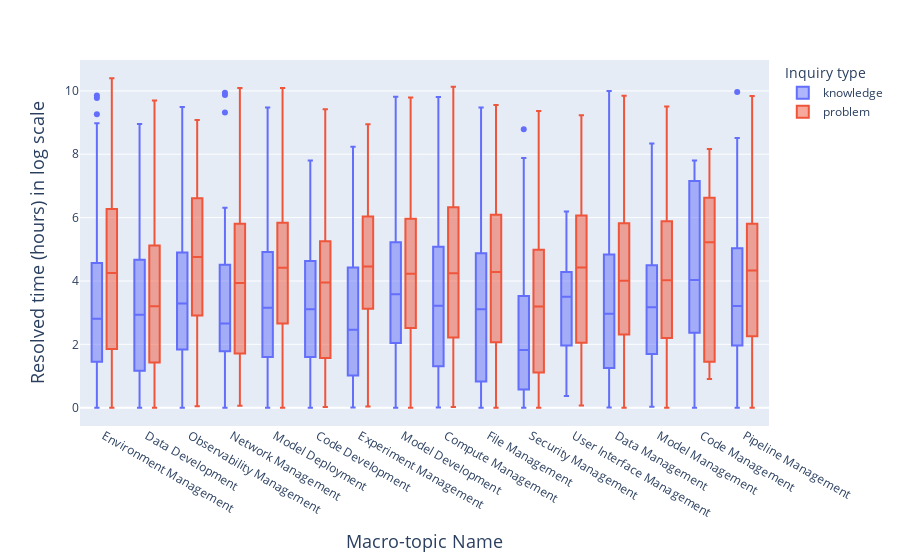

The cell this chart's notebook holds for it:
### Code cell
df = pd.read_json(os.path.join(path_rq12, 'macro-topics.json'))

df['Challenge_resolved_time'] = df['Challenge_resolved_time'].apply(lambda x: np.log(x+1))
df['Challenge_topic_macro'] = df['Challenge_topic_macro'].apply(lambda x: macro_topic_indexing[x])
    
fig = px.box(df, x="Challenge_topic_macro", y="Challenge_resolved_time", color="Challenge_type")
fig.update_layout(
    xaxis_title="Macro-topic Name",
    yaxis_title="Resolved time (hours) in log scale",   
    legend_title='Inquiry type',
    xaxis=dict(title_font=dict(size=18)), 
    yaxis=dict(title_font=dict(size=18)),
)
fig.show()
fig.write_image(os.path.join(path_rq12, 'Macro-topic resolved time boxplot.pdf'))

### Figure 1 — Plotly figure (JSON) as saved in the notebook; plotly's stock layout.template omitted (floating-point values rounded to 4 significant figures; data arrays with more than 128 entries replaced by an {"elided": "..."} marker saying what was removed)
{"data": [{"alignmentgroup": "True", "hovertemplate": "Challenge_type=knowledge<br>Challenge_topic_macro=%{x}<br>Challenge_resolved_time=%{y}<extra></extra>", "legendgroup": "knowledge", "marker": {"color": "#636efa"}, "name": "knowledge", "notched": false, "offsetgroup": "knowledge", "orientation": "v", "showlegend": true, "type": "box", "x": {"elided": "5591 str values"}, "x0": " ", "xaxis": "x", "y": {"elided": "5591 float values"}, "y0": " ", "yaxis": "y"}, {"alignmentgroup": "True", "hovertemplate": "Challenge_type=problem<br>Challenge_topic_macro=%{x}<br>Challenge_resolved_time=%{y}<extra></extra>", "legendgroup": "problem", "marker": {"color": "#EF553B"}, "name": "problem", "notched": false, "offsetgroup": "problem", "orientation": "v", "showlegend": true, "type": "box", "x": {"elided": "8145 str values"}, "x0": " ", "xaxis": "x", "y": {"elided": "8145 float values"}, "y0": " ", "yaxis": "y"}], "layout": {"boxmode": "group", "legend": {"title": {"text": "Inquiry type"}, "tracegroupgap": 0}, "margin": {"t": 60}, "xaxis": {"anchor": "y", "domain": [0, 1], "title": {"font": {"size": 18}, "text": "Macro-topic Name"}}, "yaxis": {"anchor": "x", "domain": [0, 1], "title": {"font": {"size": 18}, "text": "Resolved time (hours) in log scale"}}}}
